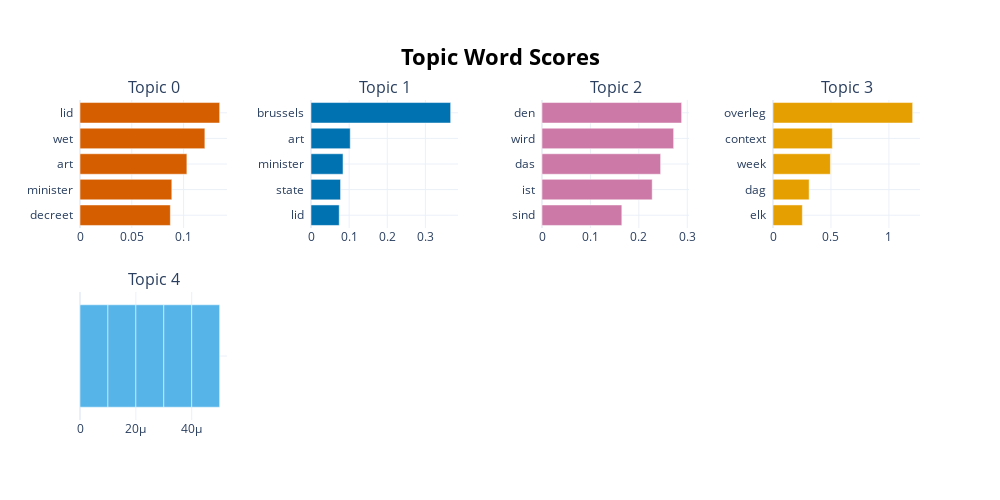

Write notebook code for a chart like this one.
### Code cell
topic_model.visualize_barchart(top_n_topics=5)

### Figure 1 — Plotly figure (JSON) as saved in the notebook; plotly's stock layout.template omitted (floating-point values rounded to 4 significant figures)
{"data": [{"marker": {"color": "#D55E00"}, "orientation": "h", "type": "bar", "x": [0.08722, 0.08863, 0.1032, 0.1205, 0.1348], "xaxis": "x", "y": ["decreet  ", "minister  ", "art  ", "wet  ", "lid  "], "yaxis": "y"}, {"marker": {"color": "#0072B2"}, "orientation": "h", "type": "bar", "x": [0.07403, 0.0775, 0.084, 0.1029, 0.3662], "xaxis": "x2", "y": ["lid  ", "state  ", "minister  ", "art  ", "brussels  "], "yaxis": "y2"}, {"marker": {"color": "#CC79A7"}, "orientation": "h", "type": "bar", "x": [0.1649, 0.2276, 0.245, 0.2719, 0.2884], "xaxis": "x3", "y": ["sind  ", "ist  ", "das  ", "wird  ", "den  "], "yaxis": "y3"}, {"marker": {"color": "#E69F00"}, "orientation": "h", "type": "bar", "x": [0.2532, 0.3117, 0.4953, 0.512, 1.205], "xaxis": "x4", "y": ["elk  ", "dag  ", "week  ", "context  ", "overleg  "], "yaxis": "y4"}, {"marker": {"color": "#56B4E9"}, "orientation": "h", "type": "bar", "x": [1e-05, 1e-05, 1e-05, 1e-05, 1e-05], "xaxis": "x5", "y": ["  ", "  ", "  ", "  ", "  "], "yaxis": "y5"}], "layout": {"annotations": [{"font": {"size": 16}, "showarrow": false, "text": "Topic 0", "x": 0.0875, "xanchor": "center", "xref": "paper", "y": 1, "yanchor": "bottom", "yref": "paper"}, {"font": {"size": 16}, "showarrow": false, "text": "Topic 1", "x": 0.3625, "xanchor": "center", "xref": "paper", "y": 1, "yanchor": "bottom", "yref": "paper"}, {"font": {"size": 16}, "showarrow": false, "text": "Topic 2", "x": 0.6375, "xanchor": "center", "xref": "paper", "y": 1, "yanchor": "bottom", "yref": "paper"}, {"font": {"size": 16}, "showarrow": false, "text": "Topic 3", "x": 0.9125, "xanchor": "center", "xref": "paper", "y": 1, "yanchor": "bottom", "yref": "paper"}, {"font": {"size": 16}, "showarrow": false, "text": "Topic 4", "x": 0.0875, "xanchor": "center", "xref": "paper", "y": 0.4, "yanchor": "bottom", "yref": "paper"}], "height": 500, "hoverlabel": {"bgcolor": "white", "font": {"family": "Rockwell", "size": 16}}, "showlegend": false, "title": {"font": {"color": "Black", "size": 22}, "text": "<b>Topic Word Scores", "x": 0.5, "xanchor": "center", "yanchor": "top"}, "width": 1000, "xaxis": {"anchor": "y", "domain": [0, 0.175], "showgrid": true}, "xaxis2": {"anchor": "y2", "domain": [0.275, 0.45], "showgrid": true}, "xaxis3": {"anchor": "y3", "domain": [0.55, 0.725], "showgrid": true}, "xaxis4": {"anchor": "y4", "domain": [0.825, 1], "showgrid": true}, "xaxis5": {"anchor": "y5", "domain": [0, 0.175], "showgrid": true}, "xaxis6": {"anchor": "y6", "domain": [0.275, 0.45], "showgrid": true}, "xaxis7": {"anchor": "y7", "domain": [0.55, 0.725], "showgrid": true}, "xaxis8": {"anchor": "y8", "domain": [0.825, 1], "showgrid": true}, "yaxis": {"anchor": "x", "domain": [0.6, 1], "showgrid": true}, "yaxis2": {"anchor": "x2", "domain": [0.6, 1], "showgrid": true}, "yaxis3": {"anchor": "x3", "domain": [0.6, 1], "showgrid": true}, "yaxis4": {"anchor": "x4", "domain": [0.6, 1], "showgrid": true}, "yaxis5": {"anchor": "x5", "domain": [0, 0.4], "showgrid": true}, "yaxis6": {"anchor": "x6", "domain": [0, 0.4], "showgrid": true}, "yaxis7": {"anchor": "x7", "domain": [0, 0.4], "showgrid": true}, "yaxis8": {"anchor": "x8", "domain": [0, 0.4], "showgrid": true}}}
